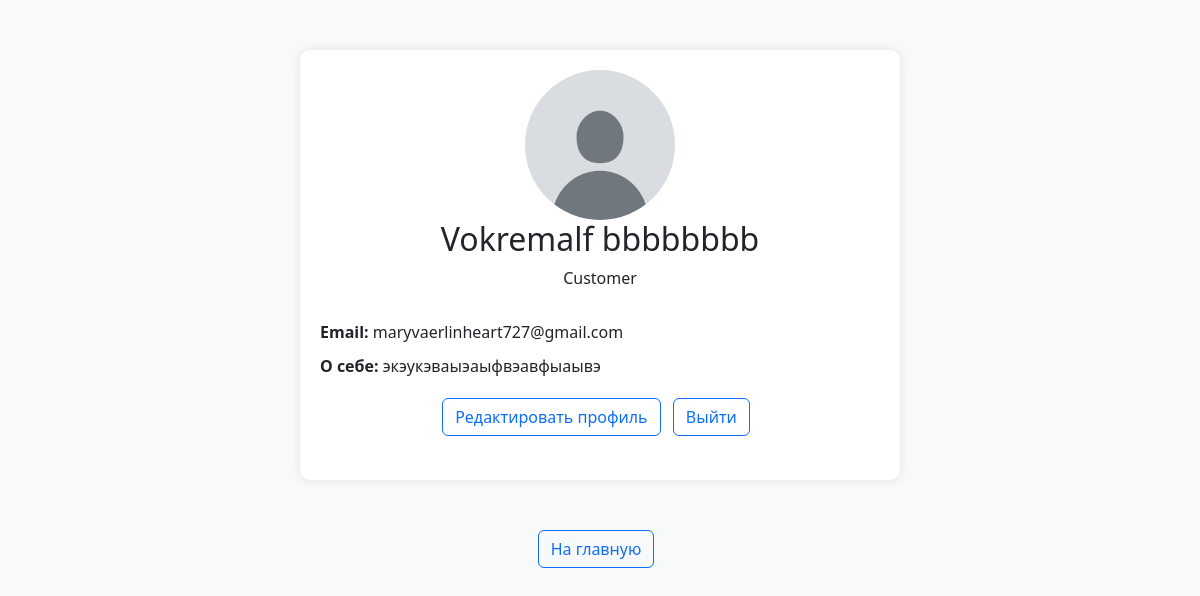
The page /profile (signed in) on the database its author committed.
### data/user.py (models this page shows, shortened)
class User(SqlAlchemyBase, UserMixin):
    __tablename__ = 'users'
    id = sqlalchemy.Column(sqlalchemy.Integer,
                           primary_key=True, autoincrement=True)
    name = sqlalchemy.Column(sqlalchemy.String, nullable=True)
    surname = sqlalchemy.Column(sqlalchemy.String, nullable=True)
    profession = sqlalchemy.Column(sqlalchemy.String, nullable=True)
    portfolio_link = sqlalchemy.Column(sqlalchemy.String, nullable=True)
    about = sqlalchemy.Column(sqlalchemy.String, nullable=True)
    email = sqlalchemy.Column(sqlalchemy.String,
                              index=True, unique=True, nullable=True)
    hashed_password = sqlalchemy.Column(sqlalchemy.String, nullable=True)
    created_date = sqlalchemy.Column(sqlalchemy.DateTime,
                                     default=datetime.datetime.now)
    role = sqlalchemy.Column(sqlalchemy.String, nullable=True)
    avatar_path = sqlalchemy.Column(sqlalchemy.String, nullable=True)

### main.py (the view)
@app.route('/profile')
@login_required
def profile():
    db_sess = db_session.create_session()
    user = db_sess.query(User).get(current_user.id)
    print(user.name)
    return render_template('profile.html', user=user)

### data/db_session.py (called while the page is built)
def create_session() -> Session:
    global __factory
    return __factory()

### main.py (called while the page is built)
@login_manager.user_loader
def load_user(user_id):
    db_sess = db_session.create_session()
    return db_sess.query(User).get(user_id)

### templates/profile.html (shortened to what this page needs)
<!DOCTYPE html>
<html lang="ru">
<head>
    <link href="https://cdn.jsdelivr.net/npm/bootstrap@5.3.0-alpha1/dist/css/bootstrap.min.css" rel="stylesheet">
</head>
<body>
<div class="profile-container">
    <div class="profile-header">
        <img src="{{ user.avatar_path }}" alt="Аватар пользователя" class="img-fluid">
        <h2>{{ user.name }} {{ user.surname }}</h2>
        <p>{{ user.role.capitalize() }}</p>
    </div>
    <div class="profile-info">
        <p><strong>Email:</strong> {{ user.email }}</p>
        <p><strong>О себе:</strong> {{ user.about }}</p>
    </div>
    <div class="profile-actions">
        <a href="/edit_profile/{{ user.id }}" class="btn btn-outline-primary me-2">Редактировать профиль</a>
        <a href="/logout" class="btn btn-outline-primary me-2">Выйти</a><br><br>
    </div>
</div>
<div align="center">
        <a href="/main" class="btn btn-outline-primary me-2">На главную</a>
    </div>
</body>
</html>

### templates/profile.html (style rules this page uses)
body { background-color: #f8f9fa; }
.profile-container { max-width: 600px; margin: 50px auto; padding: 20px; background-color: #fff; border-radius: 10px; box-shadow: 0 0 10px rgba(0,0,0,0.1); }
.profile-header { text-align: center; margin-bottom: 30px; }
.profile-header img { width: 150px; height: 150px; border-radius: 50%; object-fit: cover; }
.profile-info { margin-bottom: 20px; }
.profile-info p { margin-bottom: 10px; }
.profile-actions { text-align: center; }

### rows shown on the page
User: avatar_path (picture), name "Vokremalf", surname "bbbbbbbb", role "Customer", email "maryvaerlinheart727@gmail.com", about "экэукэваыэаыфвэавфыаывэ"
